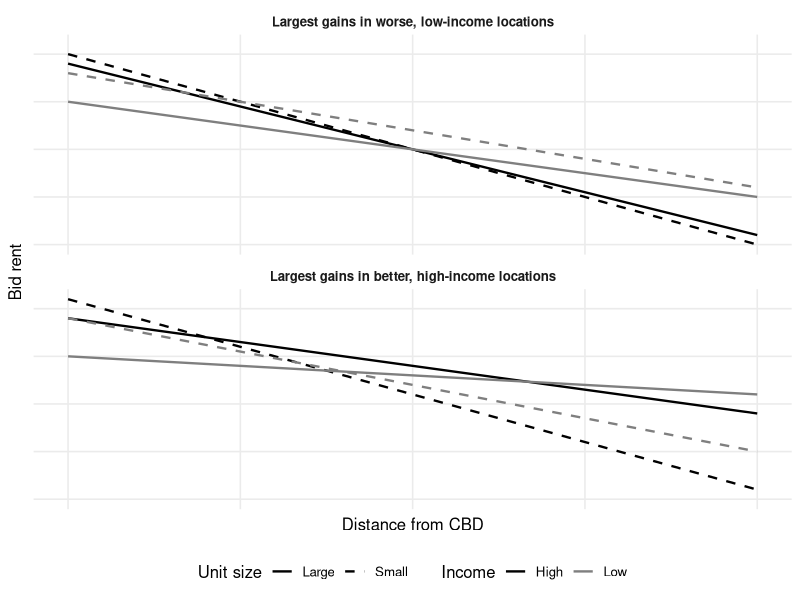
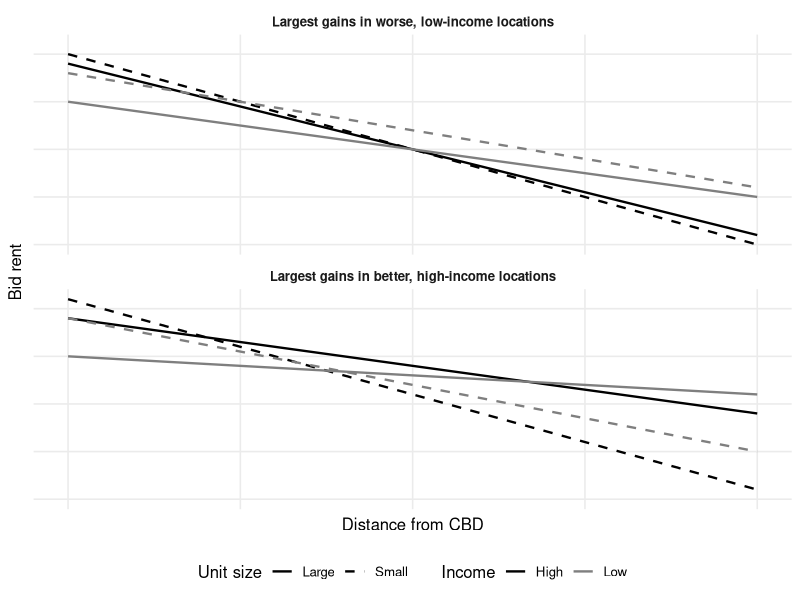

Write R code to recreate these figures, in order.
# bidRentModel.R
# from Claude
# Tom Davidoff 
# 03/31/26

library(ggplot2)
library(data.table)

# Bottom panel: income sorting — rich outbids poor for BOTH unit types near CBD
# AND poor-small outbids rich-large
d <- CJ(x = seq(0, 20, by = 0.1),
         income = c("High", "Low"),
         size = c("Large", "Small"))

d[income == "High" & size == "Large", y := 9 - 0.9 * x]
d[income == "High" & size == "Small", y := 10 - 1 * x]
d[income == "Low"  & size == "Large", y :=  5 - 0.5 * x]
d[income == "Low"  & size == "Small", y := 8 - 0.6 * x]
d[, panel := "Largest gains in worse, low-income locations"]

# Top panel: income mixing — rich outbids poor for large, poor outbids rich for small
d2 <- CJ(x = seq(0, 20, by = 0.1),
          income = c("High", "Low"),
          size = c("Large", "Small"))

d2[income == "High" & size == "Large", y := 9 - 0.5 * x]
d2[income == "High" & size == "Small", y :=  11 - 1 * x]
d2[income == "Low"  & size == "Large", y :=  5 - 0.2 * x]
d2[income == "Low"  & size == "Small", y := 9 - 0.7 * x]
d2[, panel := "Largest gains in better, high-income locations"]

dd <- rbind(d, d2)

dd[, panel := factor(panel, levels = c("Largest gains in worse, low-income locations",
                                        "Largest gains in better, high-income locations"))]

# in graph below, no tick marks on axis -- unit free
ggplot(dd, aes(x = x, y = y, colour = income, linetype = size)) +
  geom_line(linewidth = 0.8) +
  facet_wrap(~ panel, ncol = 1) +
  scale_colour_manual(values = c("High" = "black", "Low" = "grey50")) +
  scale_linetype_manual(values = c("Large" = "solid", "Small" = "dashed")) +
  labs(x = "Distance from CBD",
       y = "Bid rent",
       colour = "Income",
       linetype = "Unit size") +
  theme_minimal(base_size = 12) +
  theme(legend.position = "bottom",
        strip.text = element_text(face = "bold"),
	axis.text = element_blank(),
	axis.ticks = element_blank(),
        panel.grid.minor = element_blank()
  )
 
 ggsave("text/bidRentModel.png", width = 8, height = 6, dpi = 300)
